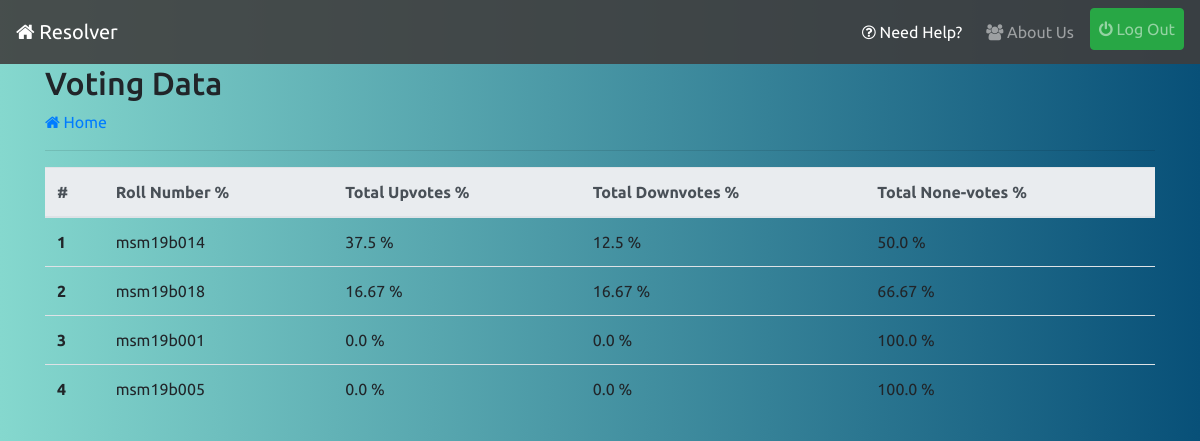
Screenshot of /voted-list/ (signed in) with the database file from the repository.
### profiles/models.py (models this page shows, shortened)
class User(AbstractUser):
    pass

### reporter/views.py (the view)
# urls.py: path('voted-list/',views.voted_list_view,name='voted-list'),
@login_required
def voted_list_view(request):
    if(request.user.info.is_cr):
        department = request.user.info.department
        year = request.user.info.join_year
        qs = UserInfo.objects.filter(department=department,join_year=year)
        context = {}
        upvote_percent = 0.0
        downvote_percent = 0.0
        novote_percent = 0.0
        for i in qs:
            try:
                upvote_percent = (abs(i.total_upvotes)/(abs(i.total_upvotes)+abs(i.total_downvotes)+abs(i.total_novotes)))*100
            except ZeroDivisionError:
                upvote_percent = 0.0
            try:
                downvote_percent = ((abs(i.total_downvotes))/(abs(i.total_upvotes)+abs(i.total_downvotes)+abs(i.total_novotes)))*100
            except ZeroDivisionError:
                downvote_percent = 0.0
            try:
                novote_percent = ((abs(i.total_novotes))/(abs(i.total_upvotes)+abs(i.total_downvotes)+abs(i.total_novotes)))*100
            except ZeroDivisionError:
                novote_percent = 0.0
            context[i.user.username] = (
                {'upvote':round(upvote_percent,2),
                'downvote':round(downvote_percent,2),
                'novote':round(novote_percent,2)
                }
            )
        return render(request,'reporter/voted-list.html',{'object_list':context})
    raise PermissionDenied

### infolist/context-processors.py (called while the page is built)
def pending_info_list_context(request):
    if request.user.is_superuser:
        return {}
    pending = -1
    if request.user.is_authenticated:
        pending = InfoList.objects.filter(department=request.user.info.department,year=request.user.info.join_year,approved=False).count()
    return {"pending_info_list":pending}

### reporter/context-processors.py (called while the page is built)
def pending_issue_list_context(request):
    if request.user.is_superuser:
        return {}
    pending=-1
    if request.user.is_authenticated:
        pending = Report.objects.filter(active=False,department=request.user.info.department,year=request.user.info.join_year,resolved=False).count()
    return {"pending_issue_count":pending}

def resolved_issue_list_context(request):
    if request.user.is_superuser:
        return {}
    resolved=-1
    if request.user.is_authenticated:
        resolved = Report.objects.filter(active=False,department=request.user.info.department,year=request.user.info.join_year,resolved=True).count()
    return {"resolved_issue_count":resolved}

def pending_contact_list_context(request):
    if request.user.is_superuser:
        return {}
    pending=-1
    if request.user.is_authenticated:
        pending = ContactList.objects.filter(department=request.user.info.department,year=request.user.info.join_year,approved=False).count()
    return {"pending_contact_count":pending}

def live_polls_count_context(request):
    if request.user.is_superuser:
        return {}
    count = -1
    if request.user.is_authenticated:
        count = Poll.objects.filter(active=True,department=request.user.info.department,join=request.user.info.join_year).count()
    return {"live_polls_count":count}

### reporter/templates/reporter/voted-list.html
{% extends 'base.html' %}
{% load static %}
{% block content %}
<h2>Voting Data</h2>
<a href="{% url 'reporter:index' %}"><i class="fa fa-home"></i> Home</a>
<hr>
<div class="table-responsive">
  <table class="table">
    <thead class="thead-light">
      <tr>
        <th scope="col">#</th>
        <th scope="col">Roll Number %</th>
        <th scope="col">Total Upvotes %</th>
        <th scope="col">Total Downvotes %</th>
        <th scope="col">Total None-votes %</th>
      </tr>
    </thead>
    <tbody>
      <tr>
        {% for obj,val in object_list.items %}
        <th scope="row">{{forloop.counter}}</th>
        <td>{{obj}}</td>
        <td>{{val.upvote}} %</td>
        <td>{{val.downvote}} %</td>
        <td>{{val.novote}} %</td>
      </tr>
      {% empty %}
      <p class="lead">No student Records!</p>
      {% endfor %}
    </tbody>
  </table>
</div>
  {% endblock %}

### static/css/style.css (style rules this page uses)
body { background: #085078; background: -webkit-linear-gradient(to right, #85D8CE, #085078); background: linear-gradient(to right, #85D8CE, #085078); font-family: 'Ubuntu', sans-serif; }

### rows the page displays
User: object_list "msm19b014"
User: object_list "msm19b018"
User: object_list "msm19b001"
User: object_list "msm19b005"

### other values shown
{{ val.upvote }} "37.5" "16.67" "0.0" "0.0"
{{ val.downvote }} "12.5" "16.67" "0.0" "0.0"
{{ val.novote }} "50.0" "66.67" "100.0" "100.0"
